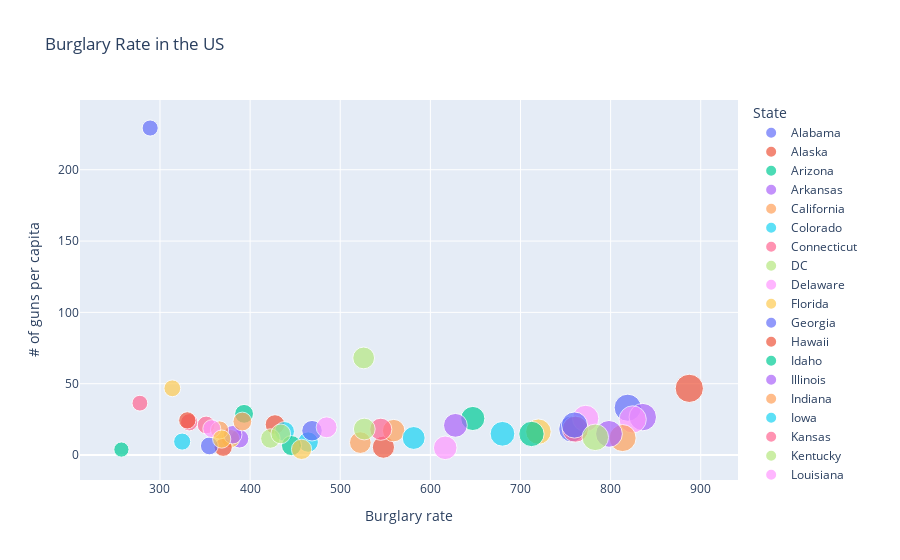

Notebook source saved alongside this figure:
### Code cell
import plotly.express as px

combined_data_df = pd.merge(burglary_2014_df,gun_ownership_per_capita_df,on="State")

import plotly.express as px

fig = px.scatter(combined_data_df,
                 x="Burglary rate", 
                 y="# of guns per capita",
                 size="Burglary rate", 
                 color="State",
                 hover_name="State",
                 title="Burglary Rate in the US"
                )
fig.show()

### Figure 1 — Plotly figure (JSON) as saved in the notebook; plotly's stock layout.template omitted (floating-point values rounded to 4 significant figures)
{"data": [{"hovertemplate": "<b>%{hovertext}</b><br><br>State=Alabama<br>Burglary rate=%{marker.size}<br># of guns per capita=%{y}<extra></extra>", "hovertext": ["Alabama"], "legendgroup": "Alabama", "marker": {"color": "#636efa", "size": [819], "sizemode": "area", "sizeref": 2.218, "symbol": "circle"}, "mode": "markers", "name": "Alabama", "orientation": "v", "showlegend": true, "type": "scatter", "x": [819], "xaxis": "x", "y": [33.15], "yaxis": "y"}, {"hovertemplate": "<b>%{hovertext}</b><br><br>State=Alaska<br>Burglary rate=%{marker.size}<br># of guns per capita=%{y}<extra></extra>", "hovertext": ["Alaska"], "legendgroup": "Alaska", "marker": {"color": "#EF553B", "size": [427.6], "sizemode": "area", "sizeref": 2.218, "symbol": "circle"}, "mode": "markers", "name": "Alaska", "orientation": "v", "showlegend": true, "type": "scatter", "x": [427.6], "xaxis": "x", "y": [21.38], "yaxis": "y"}, {"hovertemplate": "<b>%{hovertext}</b><br><br>State=Arizona<br>Burglary rate=%{marker.size}<br># of guns per capita=%{y}<extra></extra>", "hovertext": ["Arizona"], "legendgroup": "Arizona", "marker": {"color": "#00cc96", "size": [647.1], "sizemode": "area", "sizeref": 2.218, "symbol": "circle"}, "mode": "markers", "name": "Arizona", "orientation": "v", "showlegend": true, "type": "scatter", "x": [647.1], "xaxis": "x", "y": [25.61], "yaxis": "y"}, {"hovertemplate": "<b>%{hovertext}</b><br><br>State=Arkansas<br>Burglary rate=%{marker.size}<br># of guns per capita=%{y}<extra></extra>", "hovertext": ["Arkansas"], "legendgroup": "Arkansas", "marker": {"color": "#ab63fa", "size": [835.7], "sizemode": "area", "sizeref": 2.218, "symbol": "circle"}, "mode": "markers", "name": "Arkansas", "orientation": "v", "showlegend": true, "type": "scatter", "x": [835.7], "xaxis": "x", "y": [26.57], "yaxis": "y"}, {"hovertemplate": "<b>%{hovertext}</b><br><br>State=California<br>Burglary rate=%{marker.size}<br># of guns per capita=%{y}<extra></extra>", "hovertext": ["California"], "legendgroup": "California", "marker": {"color": "#FFA15A", "size": [522.3], "sizemode": "area", "sizeref": 2.218, "symbol": "circle"}, "mode": "markers", "name": "California", "orientation": "v", "showlegend": true, "type": "scatter", "x": [522.3], "xaxis": "x", "y": [8.71], "yaxis": "y"}, {"hovertemplate": "<b>%{hovertext}</b><br><br>State=Colorado<br>Burglary rate=%{marker.size}<br># of guns per capita=%{y}<extra></extra>", "hovertext": ["Colorado"], "legendgroup": "Colorado", "marker": {"color": "#19d3f3", "size": [438.2], "sizemode": "area", "sizeref": 2.218, "symbol": "circle"}, "mode": "markers", "name": "Colorado", "orientation": "v", "showlegend": true, "type": "scatter", "x": [438.2], "xaxis": "x", "y": [16.48], "yaxis": "y"}, {"hovertemplate": "<b>%{hovertext}</b><br><br>State=Connecticut<br>Burglary rate=%{marker.size}<br># of guns per capita=%{y}<extra></extra>", "hovertext": ["Connecticut"], "legendgroup": "Connecticut", "marker": {"color": "#FF6692", "size": [332.4], "sizemode": "area", "sizeref": 2.218, "symbol": "circle"}, "mode": "markers", "name": "Connecticut", "orientation": "v", "showlegend": true, "type": "scatter", "x": [332.4], "xaxis": "x", "y": [22.96], "yaxis": "y"}, {"hovertemplate": "<b>%{hovertext}</b><br><br>State=DC<br>Burglary rate=%{marker.size}<br># of guns per capita=%{y}<extra></extra>", "hovertext": ["DC"], "legendgroup": "DC", "marker": {"color": "#B6E880", "size": [526], "sizemode": "area", "sizeref": 2.218, "symbol": "circle"}, "mode": "markers", "name": "DC", "orientation": "v", "showlegend": true, "type": "scatter", "x": [526], "xaxis": "x", "y": [68.05], "yaxis": "y"}, {"hovertemplate": "<b>%{hovertext}</b><br><br>State=Delaware<br>Burglary rate=%{marker.size}<br># of guns per capita=%{y}<extra></extra>", "hovertext": ["Delaware"], "legendgroup": "Delaware", "marker": {"color": "#FF97FF", "size": [616.5], "sizemode": "area", "sizeref": 2.218, "symbol": "circle"}, "mode": "markers", "name": "Delaware", "orientation": "v", "showlegend": true, "type": "scatter", "x": [616.5], "xaxis": "x", "y": [5.04], "yaxis": "y"}, {"hovertemplate": "<b>%{hovertext}</b><br><br>State=Florida<br>Burglary rate=%{marker.size}<br># of guns per capita=%{y}<extra></extra>", "hovertext": ["Florida"], "legendgroup": "Florida", "marker": {"color": "#FECB52", "size": [719.9], "sizemode": "area", "sizeref": 2.218, "symbol": "circle"}, "mode": "markers", "name": "Florida", "orientation": "v", "showlegend": true, "type": "scatter", "x": [719.9], "xaxis": "x", "y": [16.35], "yaxis": "y"}, {"hovertemplate": "<b>%{hovertext}</b><br><br>State=Georgia<br>Burglary rate=%{marker.size}<br># of guns per capita=%{y}<extra></extra>", "hovertext": ["Georgia"], "legendgroup": "Georgia", "marker": {"color": "#636efa", "size": [756.9], "sizemode": "area", "sizeref": 2.218, "symbol": "circle"}, "mode": "markers", "name": "Georgia", "orientation": "v", "showlegend": true, "type": "scatter", "x": [756.9], "xaxis": "x", "y": [18.22], "yaxis": "y"}, {"hovertemplate": "<b>%{hovertext}</b><br><br>State=Hawaii<br>Burglary rate=%{marker.size}<br># of guns per capita=%{y}<extra></extra>", "hovertext": ["Hawaii"], "legendgroup": "Hawaii", "marker": {"color": "#EF553B", "size": [547.9], "sizemode": "area", "sizeref": 2.218, "symbol": "circle"}, "mode": "markers", "name": "Hawaii", "orientation": "v", "showlegend": true, "type": "scatter", "x": [547.9], "xaxis": "x", "y": [5.5], "yaxis": "y"}, {"hovertemplate": "<b>%{hovertext}</b><br><br>State=Idaho<br>Burglary rate=%{marker.size}<br># of guns per capita=%{y}<extra></extra>", "hovertext": ["Idaho"], "legendgroup": "Idaho", "marker": {"color": "#00cc96", "size": [393.3], "sizemode": "area", "sizeref": 2.218, "symbol": "circle"}, "mode": "markers", "name": "Idaho", "orientation": "v", "showlegend": true, "type": "scatter", "x": [393.3], "xaxis": "x", "y": [28.86], "yaxis": "y"}, {"hovertemplate": "<b>%{hovertext}</b><br><br>State=Illinois<br>Burglary rate=%{marker.size}<br># of guns per capita=%{y}<extra></extra>", "hovertext": ["Illinois"], "legendgroup": "Illinois", "marker": {"color": "#ab63fa", "size": [388.2], "sizemode": "area", "sizeref": 2.218, "symbol": "circle"}, "mode": "markers", "name": "Illinois", "orientation": "v", "showlegend": true, "type": "scatter", "x": [388.2], "xaxis": "x", "y": [11.44], "yaxis": "y"}, {"hovertemplate": "<b>%{hovertext}</b><br><br>State=Indiana<br>Burglary rate=%{marker.size}<br># of guns per capita=%{y}<extra></extra>", "hovertext": ["Indiana"], "legendgroup": "Indiana", "marker": {"color": "#FFA15A", "size": [559.3], "sizemode": "area", "sizeref": 2.218, "symbol": "circle"}, "mode": "markers", "name": "Indiana", "orientation": "v", "showlegend": true, "type": "scatter", "x": [559.3], "xaxis": "x", "y": [17.1], "yaxis": "y"}, {"hovertemplate": "<b>%{hovertext}</b><br><br>State=Iowa<br>Burglary rate=%{marker.size}<br># of guns per capita=%{y}<extra></extra>", "hovertext": ["Iowa"], "legendgroup": "Iowa", "marker": {"color": "#19d3f3", "size": [464.4], "sizemode": "area", "sizeref": 2.218, "symbol": "circle"}, "mode": "markers", "name": "Iowa", "orientation": "v", "showlegend": true, "type": "scatter", "x": [464.4], "xaxis": "x", "y": [9.05], "yaxis": "y"}, {"hovertemplate": "<b>%{hovertext}</b><br><br>State=Kansas<br>Burglary rate=%{marker.size}<br># of guns per capita=%{y}<extra></extra>", "hovertext": ["Kansas"], "legendgroup": "Kansas", "marker": {"color": "#FF6692", "size": [545], "sizemode": "area", "sizeref": 2.218, "symbol": "circle"}, "mode": "markers", "name": "Kansas", "orientation": "v", "showlegend": true, "type": "scatter", "x": [545], "xaxis": "x", "y": [18.06], "yaxis": "y"}, {"hovertemplate": "<b>%{hovertext}</b><br><br>State=Kentucky<br>Burglary rate=%{marker.size}<br># of guns per capita=%{y}<extra></extra>", "hovertext": ["Kentucky"], "legendgroup": "Kentucky", "marker": {"color": "#B6E880", "size": [526.7], "sizemode": "area", "sizeref": 2.218, "symbol": "circle"}, "mode": "markers", "name": "Kentucky", "orientation": "v", "showlegend": true, "type": "scatter", "x": [526.7], "xaxis": "x", "y": [18.2], "yaxis": "y"}, {"hovertemplate": "<b>%{hovertext}</b><br><br>State=Louisiana<br>Burglary rate=%{marker.size}<br># of guns per capita=%{y}<extra></extra>", "hovertext": ["Louisiana"], "legendgroup": "Louisiana", "marker": {"color": "#FF97FF", "size": [824.5], "sizemode": "area", "sizeref": 2.218, "symbol": "circle"}, "mode": "markers", "name": "Louisiana", "orientation": "v", "showlegend": true, "type": "scatter", "x": [824.5], "xaxis": "x", "y": [24.94], "yaxis": "y"}, {"hovertemplate": "<b>%{hovertext}</b><br><br>State=Maine<br>Burglary rate=%{marker.size}<br># of guns per capita=%{y}<extra></extra>", "hovertext": ["Maine"], "legendgroup": "Maine", "marker": {"color": "#FECB52", "size": [378.2], "sizemode": "area", "sizeref": 2.218, "symbol": "circle"}, "mode": "markers", "name": "Maine", "orientation": "v", "showlegend": true, "type": "scatter", "x": [378.2], "xaxis": "x", "y": [11.5], "yaxis": "y"}, {"hovertemplate": "<b>%{hovertext}</b><br><br>State=Maryland<br>Burglary rate=%{marker.size}<br># of guns per capita=%{y}<extra></extra>", "hovertext": ["Maryland"], "legendgroup": "Maryland", "marker": {"color": "#636efa", "size": [468.7], "sizemode": "area", "sizeref": 2.218, "symbol": "circle"}, "mode": "markers", "name": "Maryland", "orientation": "v", "showlegend": true, "type": "scatter", "x": [468.7], "xaxis": "x", "y": [17.03], "yaxis": "y"}, {"hovertemplate": "<b>%{hovertext}</b><br><br>State=Massachusetts<br>Burglary rate=%{marker.size}<br># of guns per capita=%{y}<extra></extra>", "hovertext": ["Massachusetts"], "legendgroup": "Massachusetts", "marker": {"color": "#EF553B", "size": [370.1], "sizemode": "area", "sizeref": 2.218, "symbol": "circle"}, "mode": "markers", "name": "Massachusetts", "orientation": "v", "showlegend": true, "type": "scatter", "x": [370.1], "xaxis": "x", "y": [5.41], "yaxis": "y"}, {"hovertemplate": "<b>%{hovertext}</b><br><br>State=Michigan<br>Burglary rate=%{marker.size}<br># of guns per capita=%{y}<extra></extra>", "hovertext": ["Michigan"], "legendgroup": "Michigan", "marker": {"color": "#00cc96", "size": [445.9], "sizemode": "area", "sizeref": 2.218, "symbol": "circle"}, "mode": "markers", "name": "Michigan", "orientation": "v", "showlegend": true, "type": "scatter", "x": [445.9], "xaxis": "x", "y": [6.59], "yaxis": "y"}, {"hovertemplate": "<b>%{hovertext}</b><br><br>State=Minnesota<br>Burglary rate=%{marker.size}<br># of guns per capita=%{y}<extra></extra>", "hovertext": ["Minnesota"], "legendgroup": "Minnesota", "marker": {"color": "#ab63fa", "size": [380.7], "sizemode": "area", "sizeref": 2.218, "symbol": "circle"}, "mode": "markers", "name": "Minnesota", "orientation": "v", "showlegend": true, "type": "scatter", "x": [380.7], "xaxis": "x", "y": [14.22], "yaxis": "y"}, {"hovertemplate": "<b>%{hovertext}</b><br><br>State=Mississippi<br>Burglary rate=%{marker.size}<br># of guns per capita=%{y}<extra></extra>", "hovertext": ["Mississippi"], "legendgroup": "Mississippi", "marker": {"color": "#FFA15A", "size": [813.3], "sizemode": "area", "sizeref": 2.218, "symbol": "circle"}, "mode": "markers", "name": "Mississippi", "orientation": "v", "showlegend": true, "type": "scatter", "x": [813.3], "xaxis": "x", "y": [11.89], "yaxis": "y"}, {"hovertemplate": "<b>%{hovertext}</b><br><br>State=Missouri<br>Burglary rate=%{marker.size}<br># of guns per capita=%{y}<extra></extra>", "hovertext": ["Missouri"], "legendgroup": "Missouri", "marker": {"color": "#19d3f3", "size": [581.5], "sizemode": "area", "sizeref": 2.218, "symbol": "circle"}, "mode": "markers", "name": "Missouri", "orientation": "v", "showlegend": true, "type": "scatter", "x": [581.5], "xaxis": "x", "y": [11.94], "yaxis": "y"}, {"hovertemplate": "<b>%{hovertext}</b><br><br>State=Montana<br>Burglary rate=%{marker.size}<br># of guns per capita=%{y}<extra></extra>", "hovertext": ["Montana"], "legendgroup": "Montana", "marker": {"color": "#FF6692", "size": [351.2], "sizemode": "area", "sizeref": 2.218, "symbol": "circle"}, "mode": "markers", "name": "Montana", "orientation": "v", "showlegend": true, "type": "scatter", "x": [351.2], "xaxis": "x", "y": [21.06], "yaxis": "y"}, {"hovertemplate": "<b>%{hovertext}</b><br><br>State=Nebraska<br>Burglary rate=%{marker.size}<br># of guns per capita=%{y}<extra></extra>", "hovertext": ["Nebraska"], "legendgroup": "Nebraska", "marker": {"color": "#B6E880", "size": [422.5], "sizemode": "area", "sizeref": 2.218, "symbol": "circle"}, "mode": "markers", "name": "Nebraska", "orientation": "v", "showlegend": true, "type": "scatter", "x": [422.5], "xaxis": "x", "y": [11.57], "yaxis": "y"}, {"hovertemplate": "<b>%{hovertext}</b><br><br>State=Nevada<br>Burglary rate=%{marker.size}<br># of guns per capita=%{y}<extra></extra>", "hovertext": ["Nevada"], "legendgroup": "Nevada", "marker": {"color": "#FF97FF", "size": [772.3], "sizemode": "area", "sizeref": 2.218, "symbol": "circle"}, "mode": "markers", "name": "Nevada", "orientation": "v", "showlegend": true, "type": "scatter", "x": [772.3], "xaxis": "x", "y": [25.64], "yaxis": "y"}, {"hovertemplate": "<b>%{hovertext}</b><br><br>State=New_Hampshire<br>Burglary rate=%{marker.size}<br># of guns per capita=%{y}<extra></extra>", "hovertext": ["New_Hampshire"], "legendgroup": "New_Hampshire", "marker": {"color": "#FECB52", "size": [313.7], "sizemode": "area", "sizeref": 2.218, "symbol": "circle"}, "mode": "markers", "name": "New_Hampshire", "orientation": "v", "showlegend": true, "type": "scatter", "x": [313.7], "xaxis": "x", "y": [46.76], "yaxis": "y"}, {"hovertemplate": "<b>%{hovertext}</b><br><br>State=New_Jersey<br>Burglary rate=%{marker.size}<br># of guns per capita=%{y}<extra></extra>", "hovertext": ["New_Jersey"], "legendgroup": "New_Jersey", "marker": {"color": "#636efa", "size": [354.8], "sizemode": "area", "sizeref": 2.218, "symbol": "circle"}, "mode": "markers", "name": "New_Jersey", "orientation": "v", "showlegend": true, "type": "scatter", "x": [354.8], "xaxis": "x", "y": [6.38], "yaxis": "y"}, {"hovertemplate": "<b>%{hovertext}</b><br><br>State=New_Mexico<br>Burglary rate=%{marker.size}<br># of guns per capita=%{y}<extra></extra>", "hovertext": ["New_Mexico"], "legendgroup": "New_Mexico", "marker": {"color": "#EF553B", "size": [887.3], "sizemode": "area", "sizeref": 2.218, "symbol": "circle"}, "mode": "markers", "name": "New_Mexico", "orientation": "v", "showlegend": true, "type": "scatter", "x": [887.3], "xaxis": "x", "y": [46.73], "yaxis": "y"}, {"hovertemplate": "<b>%{hovertext}</b><br><br>State=New_York<br>Burglary rate=%{marker.size}<br># of guns per capita=%{y}<extra></extra>", "hovertext": ["New_York"], "legendgroup": "New_York", "marker": {"color": "#00cc96", "size": [257.2], "sizemode": "area", "sizeref": 2.218, "symbol": "circle"}, "mode": "markers", "name": "New_York", "orientation": "v", "showlegend": true, "type": "scatter", "x": [257.2], "xaxis": "x", "y": [3.83], "yaxis": "y"}, {"hovertemplate": "<b>%{hovertext}</b><br><br>State=North_Carolina<br>Burglary rate=%{marker.size}<br># of guns per capita=%{y}<extra></extra>", "hovertext": ["North_Carolina"], "legendgroup": "North_Carolina", "marker": {"color": "#ab63fa", "size": [798.2], "sizemode": "area", "sizeref": 2.218, "symbol": "circle"}, "mode": "markers", "name": "North_Carolina", "orientation": "v", "showlegend": true, "type": "scatter", "x": [798.2], "xaxis": "x", "y": [14.82], "yaxis": "y"}, {"hovertemplate": "<b>%{hovertext}</b><br><br>State=North_Dakota<br>Burglary rate=%{marker.size}<br># of guns per capita=%{y}<extra></extra>", "hovertext": ["North_Dakota"], "legendgroup": "North_Dakota", "marker": {"color": "#FFA15A", "size": [366.1], "sizemode": "area", "sizeref": 2.218, "symbol": "circle"}, "mode": "markers", "name": "North_Dakota", "orientation": "v", "showlegend": true, "type": "scatter", "x": [366.1], "xaxis": "x", "y": [17.56], "yaxis": "y"}, {"hovertemplate": "<b>%{hovertext}</b><br><br>State=Ohio<br>Burglary rate=%{marker.size}<br># of guns per capita=%{y}<extra></extra>", "hovertext": ["Ohio"], "legendgroup": "Ohio", "marker": {"color": "#19d3f3", "size": [680], "sizemode": "area", "sizeref": 2.218, "symbol": "circle"}, "mode": "markers", "name": "Ohio", "orientation": "v", "showlegend": true, "type": "scatter", "x": [680], "xaxis": "x", "y": [14.87], "yaxis": "y"}, {"hovertemplate": "<b>%{hovertext}</b><br><br>State=Oklahoma<br>Burglary rate=%{marker.size}<br># of guns per capita=%{y}<extra></extra>", "hovertext": ["Oklahoma"], "legendgroup": "Oklahoma", "marker": {"color": "#FF6692", "size": [760.9], "sizemode": "area", "sizeref": 2.218, "symbol": "circle"}, "mode": "markers", "name": "Oklahoma", "orientation": "v", "showlegend": true, "type": "scatter", "x": [760.9], "xaxis": "x", "y": [18.13], "yaxis": "y"}, {"hovertemplate": "<b>%{hovertext}</b><br><br>State=Oregon<br>Burglary rate=%{marker.size}<br># of guns per capita=%{y}<extra></extra>", "hovertext": ["Oregon"], "legendgroup": "Oregon", "marker": {"color": "#B6E880", "size": [434], "sizemode": "area", "sizeref": 2.218, "symbol": "circle"}, "mode": "markers", "name": "Oregon", "orientation": "v", "showlegend": true, "type": "scatter", "x": [434], "xaxis": "x", "y": [14.82], "yaxis": "y"}, {"hovertemplate": "<b>%{hovertext}</b><br><br>State=Pennsylvania<br>Burglary rate=%{marker.size}<br># of guns per capita=%{y}<extra></extra>", "hovertext": ["Pennsylvania"], "legendgroup": "Pennsylvania", "marker": {"color": "#FF97FF", "size": [357.5], "sizemode": "area", "sizeref": 2.218, "symbol": "circle"}, "mode": "markers", "name": "Pennsylvania", "orientation": "v", "showlegend": true, "type": "scatter", "x": [357.5], "xaxis": "x", "y": [18.45], "yaxis": "y"}, {"hovertemplate": "<b>%{hovertext}</b><br><br>State=Rhode_Island<br>Burglary rate=%{marker.size}<br># of guns per capita=%{y}<extra></extra>", "hovertext": ["Rhode_Island"], "legendgroup": "Rhode_Island", "marker": {"color": "#FECB52", "size": [457.1], "sizemode": "area", "sizeref": 2.218, "symbol": "circle"}, "mode": "markers", "name": "Rhode_Island", "orientation": "v", "showlegend": true, "type": "scatter", "x": [457.1], "xaxis": "x", "y": [3.98], "yaxis": "y"}, {"hovertemplate": "<b>%{hovertext}</b><br><br>State=South_Carolina<br>Burglary rate=%{marker.size}<br># of guns per capita=%{y}<extra></extra>", "hovertext": ["South_Carolina"], "legendgroup": "South_Carolina", "marker": {"color": "#636efa", "size": [759.9], "sizemode": "area", "sizeref": 2.218, "symbol": "circle"}, "mode": "markers", "name": "South_Carolina", "orientation": "v", "showlegend": true, "type": "scatter", "x": [759.9], "xaxis": "x", "y": [21.01], "yaxis": "y"}, {"hovertemplate": "<b>%{hovertext}</b><br><br>State=South_Dakota<br>Burglary rate=%{marker.size}<br># of guns per capita=%{y}<extra></extra>", "hovertext": ["South_Dakota"], "legendgroup": "South_Dakota", "marker": {"color": "#EF553B", "size": [330.3], "sizemode": "area", "sizeref": 2.218, "symbol": "circle"}, "mode": "markers", "name": "South_Dakota", "orientation": "v", "showlegend": true, "type": "scatter", "x": [330.3], "xaxis": "x", "y": [24.29], "yaxis": "y"}, {"hovertemplate": "<b>%{hovertext}</b><br><br>State=Tennessee<br>Burglary rate=%{marker.size}<br># of guns per capita=%{y}<extra></extra>", "hovertext": ["Tennessee"], "legendgroup": "Tennessee", "marker": {"color": "#00cc96", "size": [712.2], "sizemode": "area", "sizeref": 2.218, "symbol": "circle"}, "mode": "markers", "name": "Tennessee", "orientation": "v", "showlegend": true, "type": "scatter", "x": [712.2], "xaxis": "x", "y": [14.76], "yaxis": "y"}, {"hovertemplate": "<b>%{hovertext}</b><br><br>State=Texas<br>Burglary rate=%{marker.size}<br># of guns per capita=%{y}<extra></extra>", "hovertext": ["Texas"], "legendgroup": "Texas", "marker": {"color": "#ab63fa", "size": [627.8], "sizemode": "area", "sizeref": 2.218, "symbol": "circle"}, "mode": "markers", "name": "Texas", "orientation": "v", "showlegend": true, "type": "scatter", "x": [627.8], "xaxis": "x", "y": [20.79], "yaxis": "y"}, {"hovertemplate": "<b>%{hovertext}</b><br><br>State=Utah<br>Burglary rate=%{marker.size}<br># of guns per capita=%{y}<extra></extra>", "hovertext": ["Utah"], "legendgroup": "Utah", "marker": {"color": "#FFA15A", "size": [391.4], "sizemode": "area", "sizeref": 2.218, "symbol": "circle"}, "mode": "markers", "name": "Utah", "orientation": "v", "showlegend": true, "type": "scatter", "x": [391.4], "xaxis": "x", "y": [23.48], "yaxis": "y"}, {"hovertemplate": "<b>%{hovertext}</b><br><br>State=Vermont<br>Burglary rate=%{marker.size}<br># of guns per capita=%{y}<extra></extra>", "hovertext": ["Vermont"], "legendgroup": "Vermont", "marker": {"color": "#19d3f3", "size": [324.6], "sizemode": "area", "sizeref": 2.218, "symbol": "circle"}, "mode": "markers", "name": "Vermont", "orientation": "v", "showlegend": true, "type": "scatter", "x": [324.6], "xaxis": "x", "y": [9.41], "yaxis": "y"}, {"hovertemplate": "<b>%{hovertext}</b><br><br>State=Virginia<br>Burglary rate=%{marker.size}<br># of guns per capita=%{y}<extra></extra>", "hovertext": ["Virginia"], "legendgroup": "Virginia", "marker": {"color": "#FF6692", "size": [277.7], "sizemode": "area", "sizeref": 2.218, "symbol": "circle"}, "mode": "markers", "name": "Virginia", "orientation": "v", "showlegend": true, "type": "scatter", "x": [277.7], "xaxis": "x", "y": [36.34], "yaxis": "y"}, {"hovertemplate": "<b>%{hovertext}</b><br><br>State=Washington<br>Burglary rate=%{marker.size}<br># of guns per capita=%{y}<extra></extra>", "hovertext": ["Washington"], "legendgroup": "Washington", "marker": {"color": "#B6E880", "size": [783], "sizemode": "area", "sizeref": 2.218, "symbol": "circle"}, "mode": "markers", "name": "Washington", "orientation": "v", "showlegend": true, "type": "scatter", "x": [783], "xaxis": "x", "y": [12.4], "yaxis": "y"}, {"hovertemplate": "<b>%{hovertext}</b><br><br>State=West_Virginia<br>Burglary rate=%{marker.size}<br># of guns per capita=%{y}<extra></extra>", "hovertext": ["West_Virginia"], "legendgroup": "West_Virginia", "marker": {"color": "#FF97FF", "size": [484.9], "sizemode": "area", "sizeref": 2.218, "symbol": "circle"}, "mode": "markers", "name": "West_Virginia", "orientation": "v", "showlegend": true, "type": "scatter", "x": [484.9], "xaxis": "x", "y": [19.42], "yaxis": "y"}, {"hovertemplate": "<b>%{hovertext}</b><br><br>State=Wisconsin<br>Burglary rate=%{marker.size}<br># of guns per capita=%{y}<extra></extra>", "hovertext": ["Wisconsin"], "legendgroup": "Wisconsin", "marker": {"color": "#FECB52", "size": [368.5], "sizemode": "area", "sizeref": 2.218, "symbol": "circle"}, "mode": "markers", "name": "Wisconsin", "orientation": "v", "showlegend": true, "type": "scatter", "x": [368.5], "xaxis": "x", "y": [11.19], "yaxis": "y"}, {"hovertemplate": "<b>%{hovertext}</b><br><br>State=Wyoming<br>Burglary rate=%{marker.size}<br># of guns per capita=%{y}<extra></extra>", "hovertext": ["Wyoming"], "legendgroup": "Wyoming", "marker": {"color": "#636efa", "size": [289.1], "sizemode": "area", "sizeref": 2.218, "symbol": "circle"}, "mode": "markers", "name": "Wyoming", "orientation": "v", "showlegend": true, "type": "scatter", "x": [289.1], "xaxis": "x", "y": [229.2], "yaxis": "y"}], "layout": {"legend": {"itemsizing": "constant", "title": {"text": "State"}, "tracegroupgap": 0}, "title": {"text": "Burglary Rate in the US"}, "xaxis": {"anchor": "y", "domain": [0, 1], "title": {"text": "Burglary rate"}}, "yaxis": {"anchor": "x", "domain": [0, 1], "title": {"text": "# of guns per capita"}}}}
